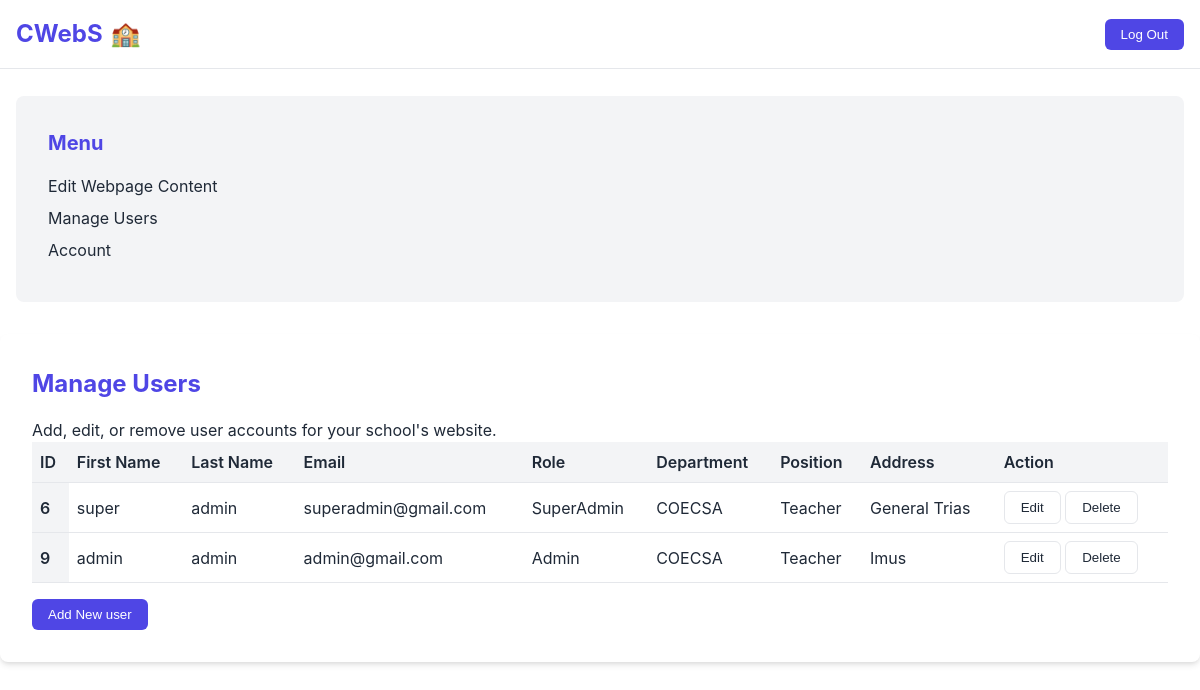
Screenshot of /user_management.php with the database file from the repository.
### tables this page shows
CREATE TABLE `users` (
  `user_id` int(11) NOT NULL,
  `user_first_name` varchar(200) NOT NULL,
  `user_last_name` varchar(225) NOT NULL,
  `user_email` varchar(100) NOT NULL,
  `user_password` varchar(225) NOT NULL,
  `user_role` varchar(220) NOT NULL,
  `user_department` varchar(200) NOT NULL,
  `user_position` varchar(220) NOT NULL,
  `user_contact_number` int(20) NOT NULL,
  `user_address` varchar(220) NOT NULL,
  `school_id` int(200) DEFAULT NULL
);

### user_management.php (the view, shortened to what this page needs)
<?php
include 'dashboard_nav.php';
?>
<!DOCTYPE html>
<html lang="en">
<head>
    <link href="style.css" rel="stylesheet">
</head>
<body>
     <div class="dashboard-card">
     <h2>Manage Users</h2>
     <p>Add, edit, or remove user accounts for your school's website.</p>
    <table class = "user-table">
        <thead>
            <tr>
            <th scope = "col">ID</th>
            <th scope = "col">First Name</th>
            <th scope = "col">Last Name</th>
            <th scope = "col">Email</th>
            <th scope = "col">Role</th>
            <th scope = "col">Department</th>
            <th scope = "col">Position</th>
            <th scope = "col">Address</th>
            <th scope = "col">Action</th>
            </tr>
            </thead>
        <tbody>
    <?php
    $sql = "SELECT * FROM `users`";
    $result = mysqli_query($con,$sql);
    if ($result) {
       while( $row = mysqli_fetch_assoc($result)){
        $user_id = $row['user_id'];
        $user_first_name = $row['user_first_name'];
        $user_last_name = $row['user_last_name'];
        $user_email = $row['user_email'];
        $user_role = $row['user_role'];
        $user_department = $row['user_department'];
        $user_position = $row['user_position'];
        $user_address = $row['user_address'];
        echo '<tr>
            <th scope = "row">'.$user_id.'</th>
            <td>'.$user_first_name.'</td>
            <td>'.$user_last_name.'</td>
            <td>'.$user_email.'</td>
            <td>'.$user_role.'</td>
            <td>'.$user_department.'</td>
            <td>'.$user_position.'</td>
            <td>'.$user_address.'</td>
            <td>
        <a href="edit_user.php? edit_user_id='.$user_id.'"><button class="btn btn-secondary"  >Edit</button></a>
        <a href="delete_user.php? delete_user_id='.$user_id.'"><button class="btn btn-secondary" >Delete</button></a>
            </td>
            </tr>';
       }
    }
    ?>
    </table>
    <a href="add_user.php" class = "text-light"><button class = "btn btn-primary my-5 mx-5">Add New user</button></a>
    </body>
</html>

### dashboard_nav.php (shortened to what this page needs)
<!DOCTYPE html>
<html lang="en">
<head>
    <link href="style.css" rel="stylesheet">
</head>
<body>
<?php
include 'header.php';
$user_role = $_SESSION['user_role'] ?? $_GET['user_role'];
?>
<div id="<?php echo htmlspecialchars($user_role); ?>-dashboard" class="dashboard">
    <div class="container">
    <nav class="dashboard-nav">
    <h3><?php echo ucfirst($user_role); ?> Menu</h3>
    <ul>
        <li><a href="edit_webpage.php" data-section="webpage-content">Edit Webpage Content</a></li>
        <?php if ($user_role !== 'Editor') : ?>
            <li><a href="user_management.php" data-section="user-management">Manage Users</a></li>
        <?php endif; ?>
        <li><a href="account.php" data-section="account">Account</a></li>
    </ul>
</nav>
    </div>
</div>
</body>
</html>

### header.php (shortened to what this page needs)
<!DOCTYPE html>
<html lang="en">
<head>
    <link href="style.css" rel="stylesheet">
</head>
<body>
        <header class="header">
            <div class="container header-content">
                <a href="#" class="logo" data-action="home">
                    CWebS
                    <span>🏫</span>
                </a>
                <nav class="nav-links">
                    <div id="userNav">
                        <a href = "home.php"><button class="btn btn-primary ">Log Out</button></a>
                    </div>
                </nav>
            </div>
        </header>
</body>
</html>

### style.css (style rules this page uses)
html { overflow: scroll; overflow-x: hidden; }
:root { --primary-color: #4f46e5; --primary-dark: #4338ca; --secondary-color: #10b981; --background-color: #ffffff; --text-color: #1f2937; --text-muted: #6b7280; --border-color: #e5e7eb; --card-bg: #f3f4f6; --card-shadow: 0 4px 6px -1px rgba(0, 0, 0, 0.1), 0 2px 4px -1px rgba(0, 0, 0, 0.06); --transition-speed: 0.3s; }
* { margin: 0; padding: 0; box-sizing: border-box; }
body { font-family: "Inter", sans-serif; line-height: 1.5; color: var(--text-color); background-color: var(--background-color); transition: background-color var(--transition-speed), color var(--transition-speed); padding-top: 6rem; }
.container { width: 100%; max-width: 1200px; margin: 0 auto; padding: 0 1rem; }
.header { background-color: var(--background-color); border-bottom: 1px solid var(--border-color); padding: 1rem 0; position: fixed; top: 0; left: 0; right: 0; z-index: 1000; transition: background-color var(--transition-speed), border-color var(--transition-speed); }
.header-content { display: flex; justify-content: space-between; align-items: center; }
.logo { font-size: 1.5rem; font-weight: 700; color: var(--primary-color); text-decoration: none; display: flex; align-items: center; gap: 0.5rem; transition: transform 0.3s ease; }
.logo span { color: var(--text-color); }
.nav-links { display: flex; gap: 1.5rem; align-items: center; }
.btn { display: inline-block; padding: 0.5rem 1rem; border-radius: 0.375rem; font-weight: 500; text-align: center; transition: all var(--transition-speed); cursor: pointer; text-decoration: none; position: relative; overflow: hidden; }
.btn::after { content: ""; position: absolute; top: 50%; left: 50%; width: 5px; height: 5px; background: rgba(255, 255, 255, 0.5); opacity: 0; border-radius: 100%; transform: scale(1, 1) translate(-50%); transform-origin: 50% 50%; }
.btn-primary { background-color: var(--primary-color); color: #ffffff; border: none; }
.btn-secondary { background-color: transparent; color: var(--text-color); border: 1px solid var(--border-color); }
.user-table, .school-table { width: 100%; border-collapse: collapse; margin-bottom: 1rem; }
.user-table th, .user-table td, .school-table th, .school-table td { padding: 0.5rem; text-align: left; border-bottom: 1px solid var(--border-color); }
.user-table th, .school-table th { font-weight: 600; background-color: var(--card-bg); }
.dashboard-nav { background-color: var(--card-bg); border-radius: 8px; padding: 2rem; margin-bottom: 2rem; }
.dashboard-nav h3 { font-size: 1.25rem; margin-bottom: 1rem; color: var(--primary-color); }
.dashboard-nav ul { list-style-type: none; }
.dashboard-nav li { margin-bottom: 0.5rem; }
.dashboard-nav a { color: var(--text-color); text-decoration: none; transition: color var(--transition-speed); }
.dashboard-card { background-color: var(--background-color); border-radius: 8px; padding: 2rem; box-shadow: var(--card-shadow); }
.dashboard-card h2 { font-size: 1.5rem; margin-bottom: 1rem; color: var(--primary-color); }

### rows the page displays
users: user_id "6", user_first_name "super", user_last_name "admin", user_email "superadmin@gmail.com", user_role "SuperAdmin", user_department "COECSA", user_position "Teacher", user_address "General Trias"
users: user_id "9", user_first_name "admin", user_last_name "admin", user_email "admin@gmail.com", user_role "Admin", user_department "COECSA", user_position "Teacher", user_address "Imus"
